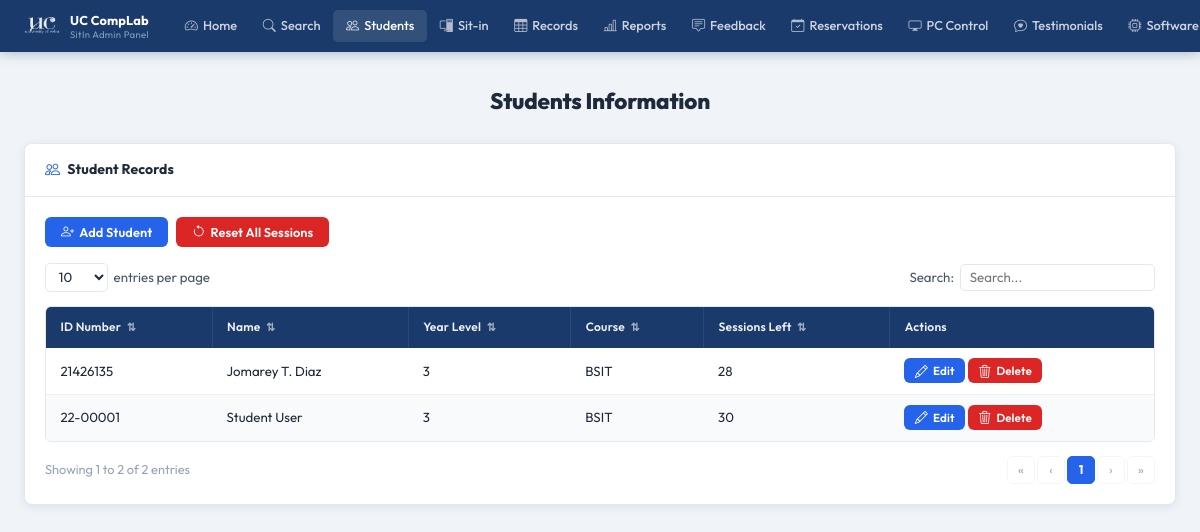
Before: /pages/admin/students.php (signed in) with the older database file.
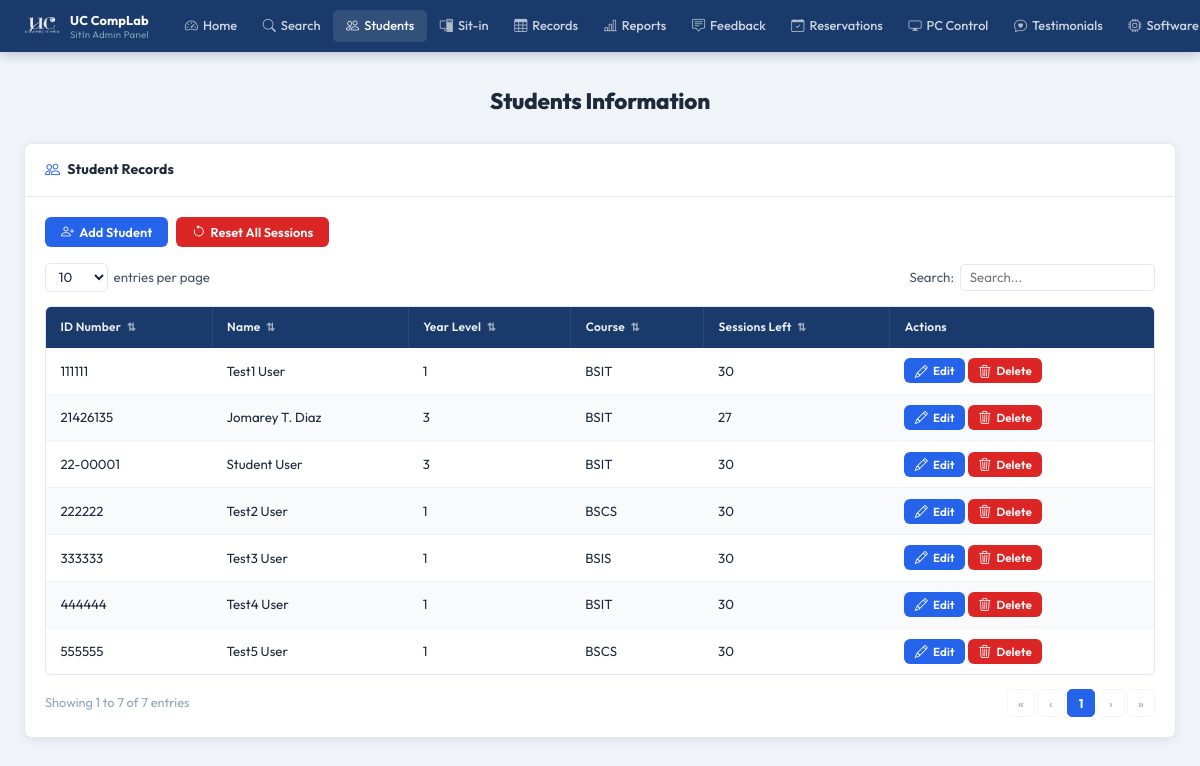
After: the same page with the newer database file.
### tables this page shows
CREATE TABLE users (
            id                 INTEGER PRIMARY KEY AUTOINCREMENT,
            first_name         TEXT    NOT NULL,
            last_name          TEXT    NOT NULL,
            middle_name        TEXT,
            student_id         TEXT    UNIQUE NOT NULL,
            course             TEXT    NOT NULL,
            course_level       INTEGER NOT NULL,
            email              TEXT    UNIQUE NOT NULL,
            address            TEXT    NOT NULL,
            password           TEXT    NOT NULL,
            remaining_sessions INTEGER DEFAULT 30,
            created_at         DATETIME DEFAULT CURRENT_TIMESTAMP
        , profile_picture TEXT, points INTEGER DEFAULT 0);

### pages/admin/students.php (the view, shortened to what this page needs)
<?php
$base = '../../';
$db = getDB();
$search = trim($_GET['q'] ?? '');
if ($search) {
    $s = $db->prepare("
        SELECT * FROM users
        WHERE first_name LIKE ? OR last_name LIKE ? OR student_id LIKE ? OR course LIKE ? OR email LIKE ?
        ORDER BY student_id ASC
    ");
    $s->execute(array_fill(0, 5, "%{$search}%"));
} else {
    $s = $db->query("SELECT * FROM users ORDER BY student_id ASC");
}
$students = $s->fetchAll();
?>
<!DOCTYPE html>
<html lang="en">
<head>
  <link rel="stylesheet" href="<?= $base ?>assets/css/admin.css"/>
  <link rel="stylesheet" href="https://cdn.jsdelivr.net/npm/bootstrap-icons@1.11.3/font/bootstrap-icons.css"/>
</head>
<body>
<?php require_once __DIR__ . '/../../includes/admin-navbar.php'; ?>
<div class="admin-page">
  <div class="admin-inner">
    <h1 class="a-page-title">Students Information</h1>
    <div class="a-card">
      <div class="a-card-header">
        <i class="bi bi-people"></i> Student Records
      </div>
      <div class="a-card-body">
        <div style="display:flex; gap:0.5rem; margin-bottom:1rem; flex-wrap:wrap;">
          <button class="a-btn a-btn-primary" data-open-modal="addStudentModal">
            <i class="bi bi-person-plus"></i> Add Student
          </button>
          <form method="POST" style="display:inline;"
                onsubmit="return confirm('Reset ALL students to 30 sessions?')">
            <button type="submit" class="a-btn a-btn-red">
              <i class="bi bi-arrow-counterclockwise"></i> Reset All Sessions
            </button>
          </form>
        </div>
        <div class="a-table-controls">
          <div class="a-entries-wrap">
            <select id="stuSelect" class="a-entries-select">
              <option>10</option><option>25</option><option>50</option><option>100</option>
            </select>
            <span>entries per page</span>
          </div>
          <div class="a-search-wrap">
            <label>Search:</label>
            <input type="text" id="stuSearch" class="a-search-box"
                   value="<?= htmlspecialchars($search) ?>" placeholder="Search..." />
          </div>
        </div>
        <div class="a-table-wrap">
          <table class="a-table" id="stuTable">
            <thead>
              <tr>
                <th class="a-sortable" data-col="0">ID Number <span class="a-sort-icon">⇅</span></th>
                <th class="a-sortable" data-col="1">Name <span class="a-sort-icon">⇅</span></th>
                <th class="a-sortable" data-col="2">Year Level <span class="a-sort-icon">⇅</span></th>
                <th class="a-sortable" data-col="3">Course <span class="a-sort-icon">⇅</span></th>
                <th class="a-sortable" data-col="4">Sessions Left <span class="a-sort-icon">⇅</span></th>
                <th>Actions</th>
              </tr>
            </thead>
            <tbody id="stuBody">
              <?php if (empty($students)): ?>
                <tr class="a-table-empty"><td colspan="6">No students found.</td></tr>
              <?php else: ?>
                <?php foreach ($students as $s): ?>
                  <tr class="a-data-row">
                    <td><?= htmlspecialchars($s['student_id']) ?></td>
                    <td><?= htmlspecialchars(
                          $s['first_name'] . ' ' .
                          ($s['middle_name'] ? $s['middle_name'][0] . '. ' : '') .
                          $s['last_name']
                        ) ?></td>
                    <td><?= (int)$s['course_level'] ?></td>
                    <td><?= htmlspecialchars($s['course']) ?></td>
                    <td><?= (int)($s['remaining_sessions'] ?? 30) ?></td>
                    <td>
                      <button class="a-btn a-btn-primary a-btn-sm"
                              onclick="openEdit(<?= htmlspecialchars(json_encode($s)) ?>)">
                        <i class="bi bi-pencil"></i> Edit
                      </button>
                      <form method="POST" style="display:inline;"
                            onsubmit="return confirm('Delete this student?')">
                        <button type="submit" class="a-btn a-btn-red a-btn-sm">
                          <i class="bi bi-trash3"></i> Delete
                        </button>
                      </form>
                    </td>
                  </tr>
                <?php endforeach; ?>
              <?php endif; ?>
            </tbody>
          </table>
        </div>
        <div class="a-table-footer">
          <div class="a-table-info" id="stuInfo"></div>
          <div class="a-pagination"  id="stuPag"></div>
        </div>
      </div>
    </div>
  </div>
</div>
</body>
</html>

Changed rows visible on the page:
added users: student "111111", first_name+middle_name+last_name "Test1 User", course_level "1", course "BSIT", remaining_sessions "30"
changed users "Jomarey T. Diaz": remaining_sessions "28" → "27"
added users: student "222222", first_name+middle_name+last_name "Test2 User", course_level "1", course "BSCS", remaining_sessions "30"
added users: student "333333", first_name+middle_name+last_name "Test3 User", course_level "1", course "BSIS", remaining_sessions "30"
added users: student "444444", first_name+middle_name+last_name "Test4 User", course_level "1", course "BSIT", remaining_sessions "30"
added users: student "555555", first_name+middle_name+last_name "Test5 User", course_level "1", course "BSCS", remaining_sessions "30"
Other visible differences:
text written by a page script: "Showing 1 to 2 of 2 entries" → "Showing 1 to 7 of 7 entries"
